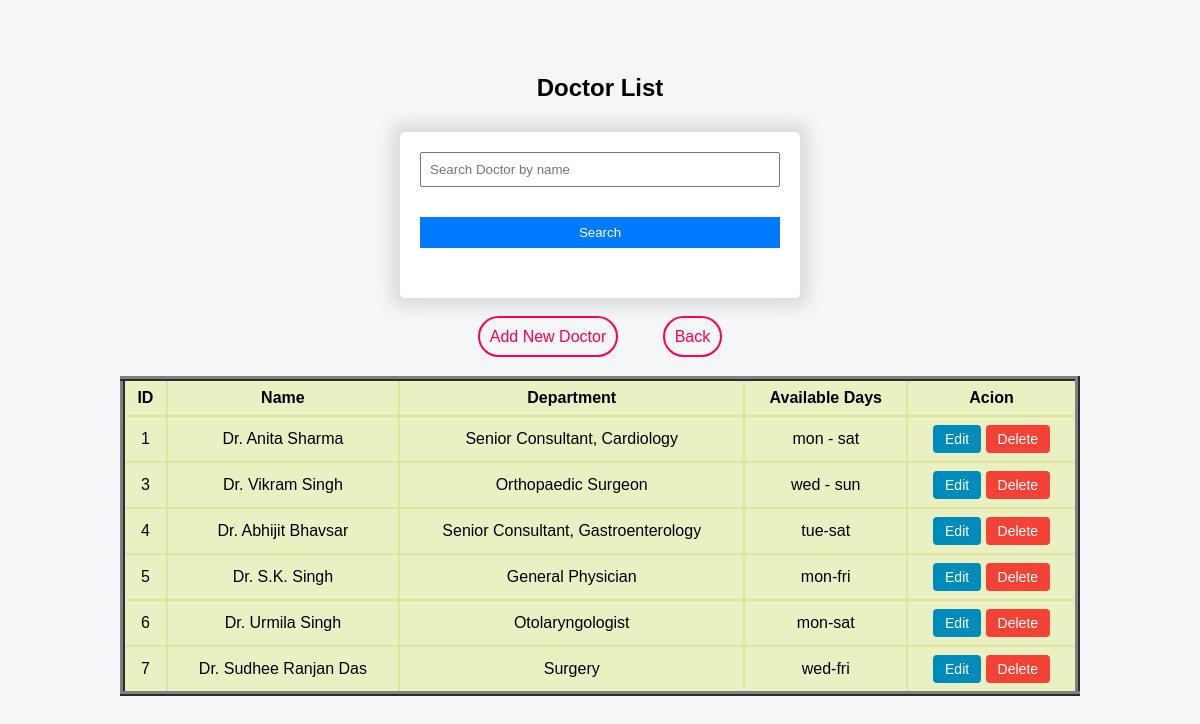
The page /doctors/view.php on the database its author committed.
### tables this page shows
CREATE TABLE `doctors` (
  `doctor_id` int(11) NOT NULL,
  `name` varchar(50) DEFAULT NULL,
  `department` varchar(100) DEFAULT NULL,
  `available_days` varchar(50) DEFAULT NULL
);

### doctors/view.php (the view, shortened to what this page needs)
<?php
include('../config/db.php');
if(isset($_GET['search']) && $_GET['search'] != ""){
    $search = $_GET['search'];
    $q = "SELECT * FROM  doctors WHERE name LIKE '%$search%'";
}else {
    $q = "SELECT * FROM doctors";
}
$result = mysqli_query($con, $q);
?>
<!DOCTYPE html>
<html lang="en">
<head>
    <link rel="stylesheet" href="../css/style.css">
</head>
<body>
    <div class="page">
        <h2>Doctor List</h2>
        <form class="search_box" method="get">
            <input type="text" name="search" placeholder="Search Doctor by name">
            <button type="submit">Search</button>
        </form>
        <div class="btns">
            <a href="add.php" class="other_btn">Add New Doctor</a>
            <a href="../dashboard.php" class="back">Back</a>
        </div>
        <table border='5' cellpadding = '10'>
        <tr>
        <th>ID</th>
        <th>Name</th>
        <th>Department</th>
        <th>Available Days</th>
        <th>Acion</th>
        </tr>
        <?php while ($row = mysqli_fetch_assoc($result)) { ?>
        <tr>
            <td><?php echo $row['doctor_id']; ?></td>
            <td><?php echo $row['name']; ?></td>
            <td><?php echo $row['department']; ?></td>
            <td><?php echo $row['available_days']; ?></td>
            <td>
                <a class="edit" href="edit.php?id=<?php echo $row['doctor_id']; ?>">Edit</a>
                <a class="delete" href="delete.php?id=<?php echo $row['doctor_id']; ?>" onclick="return confirm('Are you sure you want to delete <?php echo $row['name'] ?> record?'">Delete</a>
            </td>
        </tr>
        <?php } ?>
        </table>
    </div>
</body>
</html>

### css/style.css (style rules this page uses)
* { margin: 0; padding: 0; box-sizing: border-box; }
body { font-family: Arial, Helvetica, sans-serif; background-color: #f4f6f8; }
form { width: 400px; background: #fff; padding: 20px; border-radius: 5px; margin: 30px auto; box-shadow: 0 0 15px 10px rgba(0, 0, 0, 0.1); }
input, select, button { width: 100%; padding: 8px; margin-bottom: 30px; }
button { background-color: #007bff; color: white; border: none; cursor: pointer; }
table { width: 80%; margin: auto; border-collapse: collapse; border-style: inset; margin: 30px auto; }
table th, table td { border: 2px solid #dde69c; padding: 8px; text-align: center; background-color: #eaf0c1; }
a { text-decoration: none; }
.back, .other_btn { margin: 20px 20px; padding: 10px; border: 2px solid #ff0051; border-radius: 30px; color: #ff0051; }
.edit, .delete { display: inline-block; padding: 6px 12px; color: white; border-radius: 4px; text-decoration: none; font-size: 14px; }
.edit { background-color: #008cba; }
.delete { background-color: #f44336; }
.search_box { margin:30px 20px; box-shadow: 0 0 15px 10px rgba(0, 0, 0, 0.1); }
.page { width: 100vw; display: flex; justify-content: center; align-items: center; height: 100vh; flex-direction: column; }

### rows shown on the page
doctors: doctor_id "1", name "Dr. Anita Sharma", department "Senior Consultant, Cardiology", available_days "mon - sat"
doctors: doctor_id "3", name "Dr. Vikram Singh", department "Orthopaedic Surgeon", available_days "wed - sun"
doctors: doctor_id "4", name "Dr. Abhijit Bhavsar", department "Senior Consultant, Gastroenterology", available_days "tue-sat"
doctors: doctor_id "5", name "Dr. S.K. Singh", department "General Physician", available_days "mon-fri"
doctors: doctor_id "6", name "Dr. Urmila Singh", department "Otolaryngologist", available_days "mon-sat"
doctors: doctor_id "7", name "Dr. Sudhee Ranjan Das", department "Surgery", available_days "wed-fri"
